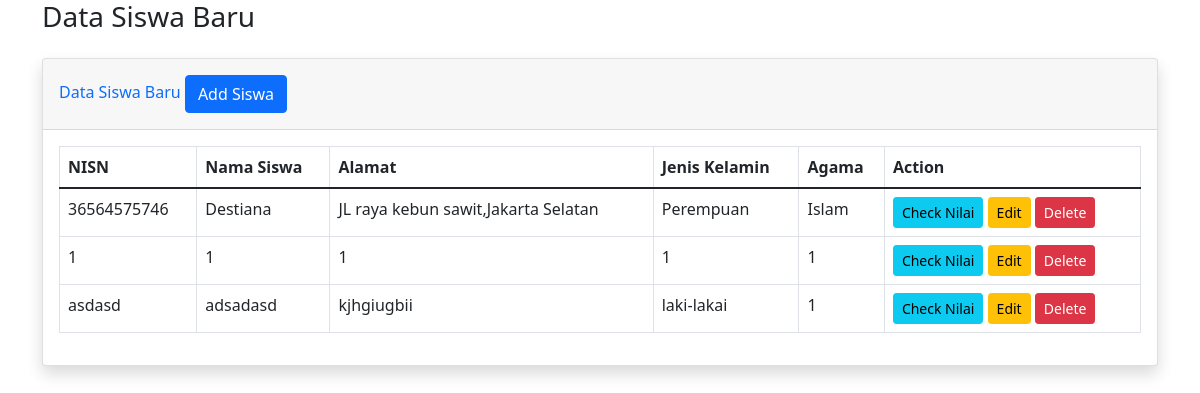
The page /listStudent.php on the database its author committed.
### tables this page shows
CREATE TABLE `student` (
  `id` int(11) NOT NULL,
  `nisn` char(11) NOT NULL,
  `nama` varchar(255) NOT NULL,
  `alamat` varchar(255) NOT NULL,
  `jenis_kelamin` varchar(255) NOT NULL,
  `agama` varchar(100) NOT NULL,
  `bindo` int(11) NOT NULL,
  `mtk` int(11) NOT NULL,
  `ipa` int(11) NOT NULL,
  `ips` int(11) NOT NULL
);

### listStudent.php (the view, shortened to what this page needs)
<?php
$query = mysqli_query($conn, "SELECT *FROM student");
?>
<!DOCTYPE html>
<html lang="en">
<head>
  <link href="https://cdn.jsdelivr.net/npm/bootstrap@5.1.3/dist/css/bootstrap.min.css" rel="stylesheet">
</head>
<body">
  <div class="container">
   <div class="d-sm-flex align-items-center justify-content-between mb-4">
        <h1 class="h3 mb-0 text-gray-800">Data Siswa Baru</h1>
    </div>
    <div class="row-md-12">
        <div class="card shadow mb-4">
            <div class="card-header py-3">
                <h6 class="m-0 font-weight-bold text-primary">Data Siswa Baru
                    <a href="verifySuccess.php" class="btn btn-primary float-right">Add Siswa</a>
                </h6>
            </div>
            <div class="card-body">
                <div class="table-responsive">
                    <table class="table table-bordered" id="dataTable" width="100%" cellspacing="0">
                        <thead>
                            <tr>
                                <th>NISN</th>
                                <th>Nama Siswa</th>
                                <th>Alamat</th>
                                <th>Jenis Kelamin</th>
                                <th>Agama</th>
                                <th>Action</th>
                            </tr>
                        </thead>
                        <tbody>
                            <?php
                            foreach ($query as $row) {
                            ?>
                                <tr>
                                    <td><?= $row['nisn']; ?></td>
                                    <td><?= $row['nama']; ?></td>
                                    <td><?= $row['alamat']; ?></td>
                                    <td><?= $row['jenis_kelamin']; ?></td>
                                    <td><?= $row['agama']; ?></td>
                                    <td>
                                        <a href="cekNilai.php?id=<?= $row['id']; ?>" class="btn btn-info btn-sm">Check Nilai</a>
                                        <a href="" class="btn btn-warning btn-sm">Edit</a>
                                        <a href="deleteSiswa.php?id=<?= $row['id']; ?>" class="btn btn-danger btn-sm">Delete</a>
                                    </td>
                                </tr>
                            <?php } ?>
                        </tbody>
                    </table>
                </div>
            </div>
        </div>
  </div>
</body>
</html>

### rows shown on the page
student: nisn "36564575746", nama "Destiana", alamat "JL raya kebun sawit,Jakarta Selatan", jenis_kelamin "Perempuan", agama "Islam"
student: nisn "1", nama "1", alamat "1", jenis_kelamin "1", agama "1"
student: nisn "asdasd", nama "adsadasd", alamat "kjhgiugbii", jenis_kelamin "laki-lakai", agama "1"
